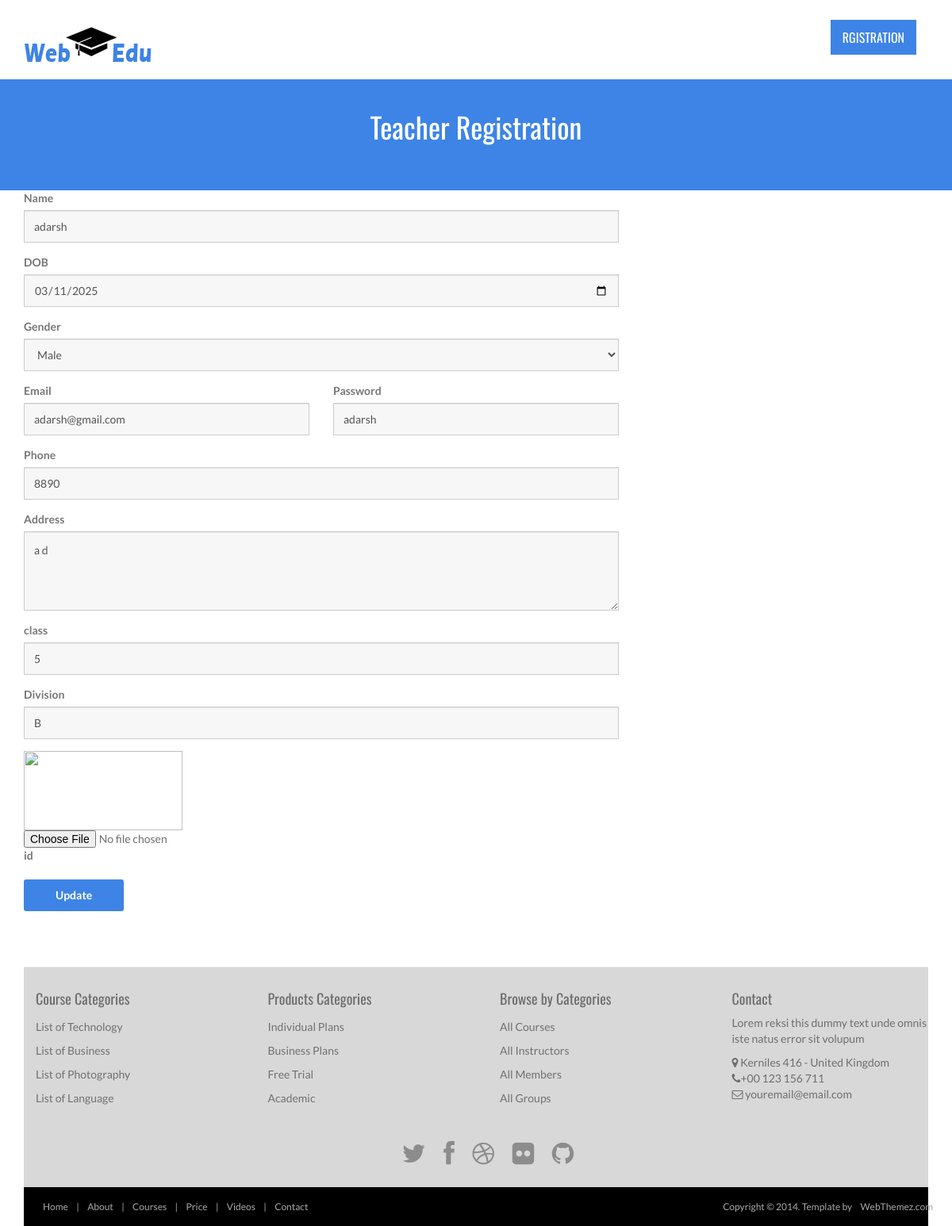
Page /editteacher.php?id=2 on the committed database.
### tables this page shows
CREATE TABLE `teacherreg` (
  `id` int(11) NOT NULL,
  `name` varchar(50) NOT NULL,
  `dob` date NOT NULL,
  `gender` varchar(50) NOT NULL,
  `email` varchar(50) NOT NULL,
  `phone` bigint(20) NOT NULL,
  `address` varchar(50) NOT NULL,
  `class` int(11) NOT NULL,
  `division` varchar(50) NOT NULL,
  `file` varchar(50) NOT NULL
);

### editteacher.php (the view, shortened to what this page needs)
 <?php
include 'connection.php';
$id=$_GET['id'];
$data=mysqli_query($con,"select * from teacherreg where id='$id'");
$row=mysqli_fetch_assoc($data);
$data1=mysqli_query($con,"select * from login where id='$id' and type='teacher'");
$row1=mysqli_fetch_assoc($data1);
?>
<!DOCTYPE html>
<html lang="en">
<head>
	<link rel="stylesheet" href="assets/css/bootstrap.min.css">
	<link rel="stylesheet" href="assets/css/font-awesome.min.css">
	<link rel="stylesheet" href="assets/css/bootstrap-theme.css" media="screen">
	<link rel="stylesheet" href="assets/css/style.css">
</head>
<body>
	<div class="navbar navbar-inverse">
		<div class="container">
			<div class="navbar-header">
				<a class="navbar-brand" href="index.html">
					<img src="assets/images/logo.png" alt="Techro HTML5 template"></a>
			</div>
			<div class="navbar-collapse collapse">
				<ul class="nav navbar-nav pull-right mainNav">
					<li class="active"><a href="">Rgistration</a></li>
				</ul>
			</div>
		</div>
	</div>
		<header id="head" class="secondary">
            <div class="container">
                    <h1>Teacher Registration</h1>
                </div>
    </header>
	<div class="container">
				<div class="row">
					<div class="col-md-8">
						<form class="form-light mt-20" role="form" method="post" enctype="multipart/form-data">
							<div class="form-group">
								<label>Name</label>
								<input type="text" class="form-control" name="name" value="<?php echo $row['name'];?>"  required>
							</div>
                            <div class="form-group">
								<label>DOB</label>
								<input type="date" class="form-control" placeholder="Your name" value="<?php echo $row['dob'];?>" name="dob" required>
							</div>
                            <div class="form-group">
                            <label>Gender</label>
                        <select name="gender" class="form-control" value="<?php echo $row['gender'];?>"  id="exampleSelectGender" required>
                          <option value="Male"  >Male</option>
                        </select>
                        </div>
							<div class="row">
								<div class="col-md-6">
									<div class="form-group">
										<label>Email</label>
										<input type="email" class="form-control" value="<?php echo $row['email'];?>" name="email" required>
									</div>
								</div>
								<div class="col-md-6">
									<div class="form-group">
										<label>Password</label>
										<input type="text"  value="<?php echo $row1['password'];?>" class="form-control" name="password" >
									</div>
								</div>
							</div>
                            <div class="form-group">
								<label>Phone</label>
								<input type="text" class="form-control" value="<?php echo $row['phone'];?>"  name="phone" required>
							</div>
                            <div class="form-group">
								<label>Address</label>
								<textarea class="form-control" id="message" style="height:100px;" value=""  name="address" required ><?php echo $row['address'];?></textarea>
							</div>
							<div class="form-group">
								<label>class</label>
								<input type="text" class="form-control" value="<?php echo $row['class'];?>" name="class" required>
							</div>
                            <div class="form-group">
								<label>Division</label>
								<input type="text" class="form-control" name="division"  value="<?php echo $row['division'];?>" >
							</div>
                            <div>
                    <img src="image/<?php echo $row['file'] ;?>" height="100" width="200" id="new">
                       </div>
					   <div >
                        <input type="file"  name="f1" placeholder="image" id="imageInput" accept="image/*" onchange="previewImage(event)">
                      </div>
							<div class="form-group">
								<label>id</label>
							</div>
							<button type="submit" class="btn btn-two" name="submit">Update</button><p><br/></p>
						</form>
					</div>
			</div>
	 <footer id="footer">
		<div class="container">
   <div class="row">
  <div class="footerbottom">
    <div class="col-md-3 col-sm-6">
      <div class="footerwidget">
        <h4>
          Course Categories
        </h4>
        <div class="menu-course">
          <ul class="menu">
            <li><a href="#">
                List of Technology
              </a>
            </li>
            <li><a href="#">
                List of Business
              </a>
            </li>
            <li><a href="#">
                List of Photography
              </a>
            </li>
            <li><a href="#">
               List of Language
              </a>
            </li>
          </ul>
        </div>
      </div>
    </div>
    <div class="col-md-3 col-sm-6">
      <div class="footerwidget">
        <h4>
          Products Categories
        </h4>
        <div class="menu-course">
          <ul class="menu">
            <li> <a href="#">
                Individual Plans  </a>
            </li>
            <li><a href="#">
                Business Plans
              </a>
            </li>
            <li><a href="#">
                Free Trial
              </a>
            </li>
            <li><a href="#">
                Academic
              </a>
            </li>
          </ul>
        </div>
      </div>
    </div>
    <div class="col-md-3 col-sm-6">
      <div class="footerwidget">
        <h4>
          Browse by Categories
        </h4>
        <div class="menu-course">
          <ul class="menu">
            <li><a href="#">
                All Courses
              </a>
            </li>
            <li> <a href="#">
                All Instructors
              </a>
            </li>
            <li><a href="#">
                All Members
              </a>
            </li>
            <li>
              <a href="#">
                All Groups
              </a>
            </li>
          </ul>
        </div>
      </div>
    </div>
    <div class="col-md-3 col-sm-6">
            	<div class="footerwidget">
                         <h4>Contact</h4>
                        <p>Lorem reksi this dummy text unde omnis iste natus error sit volupum</p>
            <div class="contact-info">
            <i class="fa fa-map-marker"></i> Kerniles 416  - United Kingdom<br>
            <i class="fa fa-phone"></i>+00 123 156 711 <br>
             <i class="fa fa-envelope-o"></i> youremail@email.com
              </div>
                </div>
    </div>
  </div>
</div>
			<div class="social text-center">
				<a href="#"><i class="fa fa-twitter"></i></a>
				<a href="#"><i class="fa fa-facebook"></i></a>
				<a href="#"><i class="fa fa-dribbble"></i></a>
				<a href="#"><i class="fa fa-flickr"></i></a>
				<a href="#"><i class="fa fa-github"></i></a>
			</div>
		</div>
		<div class="footer2">
			<div class="container">
				<div class="row">
					<div class="col-md-6 panel">
						<div class="panel-body">
							<p class="simplenav">
								<a href="index.html">Home</a> |
								<a href="about.html">About</a> |
								<a href="courses.html">Courses</a> |
								<a href="price.html">Price</a> |
								<a href="videos.html">Videos</a> |
								<a href="contact.html">Contact</a>
							</p>
						</div>
					</div>
					<div class="col-md-6 panel">
						<div class="panel-body">
							<p class="text-right">
								Copyright &copy; 2014. Template by <a href="http://webthemez.com/" rel="develop">WebThemez.com</a>
							</p>
						</div>
					</div>
				</div>
			</div>
		</div>
	</footer>
</body>
</html>

### assets/css/style.css (style rules this page uses)
body { font-family: 'Lato', sans-serif; font-weight: normal; color: #6E6E6E; }
h1, h2, h3, h4, h5, h6 { font-weight: normal; font-family: 'Oswald', sans-serif; }
h1, .h1, h2, .h2, h3, .h3 { margin-top: 30px; }
a { color:#3d84e6; }
.navbar-nav>li>a { padding-top: 12px; padding-bottom: 12px; font-family: 'Oswald', sans-serif; font-weight: 400 !important; }
label { color: #777; }
.form-control { display: block; width: 100%; height: 41px; padding: 6px 12px; font-size: 14px; line-height: 2.428571; color: #555; background-color: #F7F7F7; background-image: none; border: 1px solid #ccc; border-radius: 0px; }
.navbar-inverse .navbar-brand img { width: 171px; }
#head { background-size: cover; height: 600px; text-align: center; color: white; font-weight: 300; position: relative; background-position-x: center; }
#head.secondary { height: 100px; min-height: 100px; padding-top: 0px; }
.panel { margin-bottom: 0px; background-color: transparent; border: 1px solid transparent; border-radius: 0px; -webkit-box-shadow: none; box-shadow: none; }
.panel-body { padding: 0px; }
ul, .list.custom-list ul { margin: 0 0 11px; list-style-type: none; padding-left: 10px; }
.navbar-inverse { background: #fff; margin: 0 auto; }
.navbar-inverse { border: none; }
.navbar-inverse .navbar-nav > li > a, .navbar-inverse .navbar-nav > .open ul > a { color: #B8B8B8; font-size: 16px; text-transform: uppercase; }
.navbar-inverse .navbar-nav > li > a:hover, .navbar-inverse .navbar-nav > li > a:focus, .navbar-inverse .navbar-nav > .open > a:hover, .navbar-inverse .navbar-nav > .open > a:focus, .navbar-inverse .navbar-nav > .active > a { background: #3d84e6; color: #fff !important; border-radius: 0px; }
.navbar-inverse .navbar-nav > li > a, .navbar-inverse .navbar-nav > .open ul > a { text-align: left; }
.navbar-inverse .navbar-nav > .active > a, .navbar-inverse .navbar-nav > .active > a:hover { color: #fff !important; border-radius: 0px; background: #3d84e6; }
img { max-width: 100%; }
footer { border-top: 1px solid #e5e5e5; background:#D8D8D8; margin-top: 40px; padding-top: 20px; }
ul.menu { padding: 0px; }
.menu li { padding: 5px 0px; }
.menu li a { color:#717171; }
.social { margin: 20px 0; }
.social a { font-size: 32px; margin: 0 10px; color: #8c8c8c; }
.footer2 { background: #000; padding: 15px 0; color: #aaa; font-size: 12px; }
.footer2 a { color: #aaa; }
.footer2 p { margin: 0; }
footer ul li { list-style: none; }
#head.secondary { padding-top: 0px; background:#3d84e6; background-size: cover; text-align: center; padding:10px 0; height: 140px; }
#head.secondary h1 { COLOR: #fff; text-align: center; }
.btn { background: #3d84e6; color: #fff; }
.footer2 a { padding: 4px 8px; }

### rows in the picture
teacherreg: name "adarsh", dob "03/11/2025", gender "Male", email "adarsh@gmail.com", phone "8890", address "a d", class "5", division "B"
